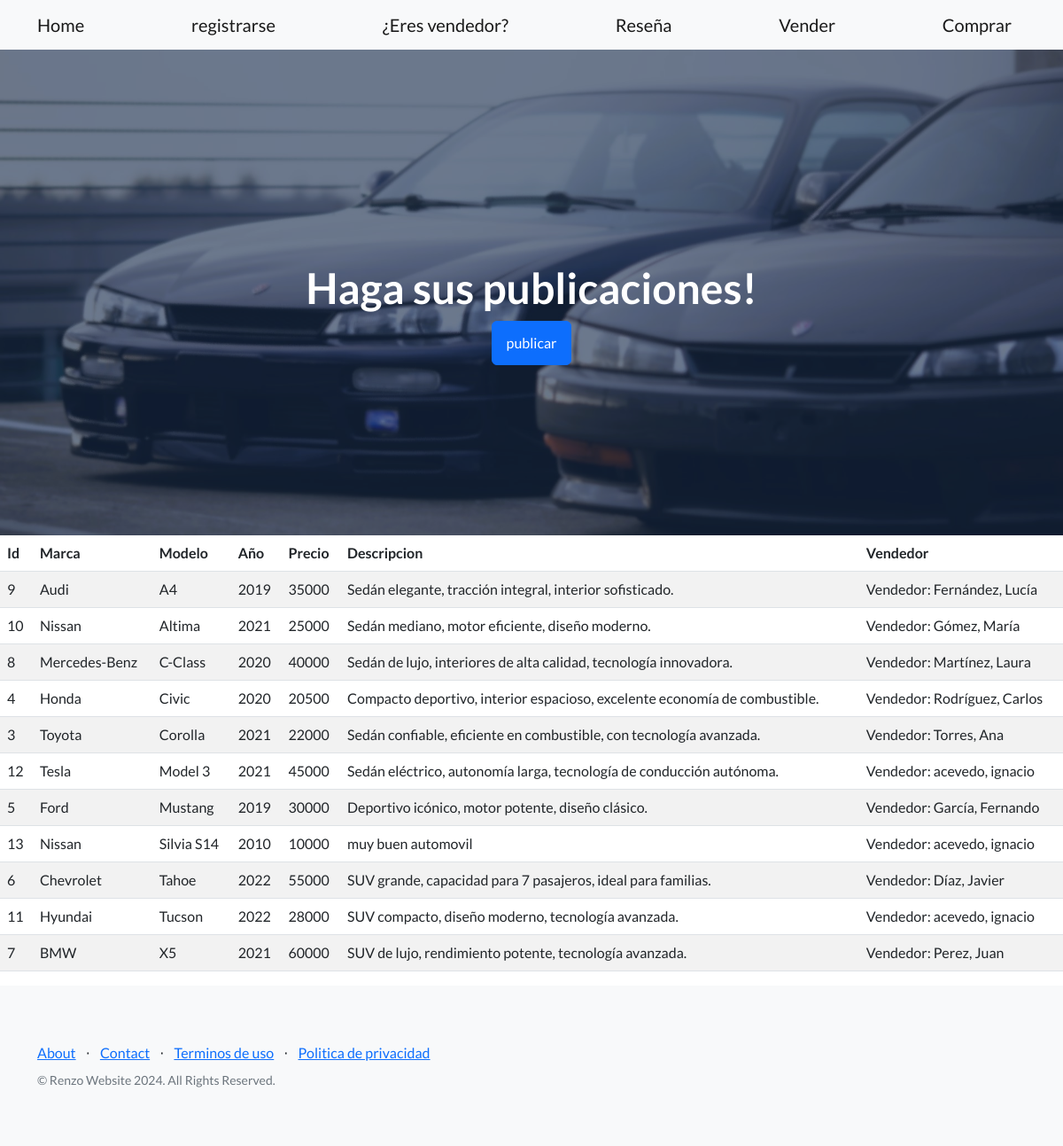
/vender/, run on the app's committed database.
### entidades/models.py (models this page shows, shortened)
class Automovil(models.Model):
    marca = models.CharField(max_length=100)
    modelo = models.CharField(max_length=100)
    año = models.IntegerField()
    precio = models.CharField(max_length=50)
    descripcion = models.TextField()
    vendedor = models.ForeignKey(Vendedor, on_delete=models.CASCADE)
    class Meta:
        verbose_name = "Automovil"
        verbose_name_plural = "Automoviles"
        ordering = ["modelo", "marca", "año"]

class Vendedor(models.Model):
    nombre = models.CharField(max_length=100)
    apellido = models.CharField(max_length=100)
    email = models.EmailField(max_length=100, unique=True)
    telefono = models.CharField(max_length=15)
    direccion = models.CharField(max_length=100)
    def __str__(self):
        return "Vendedor: {}, {}".format(self.apellido, self.nombre)
    class Meta:
        verbose_name = "Vendedor"
        verbose_name_plural = "Vendedores"
        ordering = ["nombre", "apellido"]

### entidades/views.py (the view)
# urls.py: path('vender/', vender, name="vender"),
def vender(request):
    contexto = {"Automovil": Automovil.objects.all()}
    return render(request, "entidades/vender.html", contexto)

### entidades/templates/entidades/vender.html
{% extends 'entidades/index.html' %}
{% block titulo %}
<h1 class="mt-5">Haga sus publicaciones!</h1>
<a class="btn btn-primary" href="{% url 'automovilForm' %}">publicar</a>
{% endblock titulo %}
{% block contenido %}
<table class="table table-striped">
    <thead>
        <tr>
            <th>Id</th>
            <th>Marca</th>
            <th>Modelo</th>
            <th>Año</th>
            <th>Precio</th>
            <th>Descripcion</th>
            <th>Vendedor</th>
        </tr>
    </thead>
    <tbody>
    {% for u in Automovil %}
        <tr>
            <td>{{ u.id }}</td>
            <td>{{ u.marca }}</td>
            <td>{{ u.modelo }}</td>
            <td>{{ u.año }}</td>
            <td>{{ u.precio }}</td>
            <td>{{ u.descripcion }}</td>
            <td>{{ u.vendedor }}</td>
        </tr>
    {% endfor %}
    </tbody>
</table>
{% endblock contenido %}

### data on the page
Automovil: id "9", marca "Audi", modelo "A4", año "2019", precio "35000", descripcion "Sedán elegante, tracción integral, interior sofisticado.", vendedor "Vendedor: Fernández, Lucía"
Automovil: id "10", marca "Nissan", modelo "Altima", año "2021", precio "25000", descripcion "Sedán mediano, motor eficiente, diseño moderno.", vendedor "Vendedor: Gómez, María"
Automovil: id "8", marca "Mercedes-Benz", modelo "C-Class", año "2020", precio "40000", descripcion "Sedán de lujo, interiores de alta calidad, tecnología innovadora.", vendedor "Vendedor: Martínez, Laura"
Automovil: id "4", marca "Honda", modelo "Civic", año "2020", precio "20500", descripcion "Compacto deportivo, interior espacioso, excelente economía de combustible.", vendedor "Vendedor: Rodríguez, Carlos"
Automovil: id "3", marca "Toyota", modelo "Corolla", año "2021", precio "22000", descripcion "Sedán confiable, eficiente en combustible, con tecnología avanzada.", vendedor "Vendedor: Torres, Ana"
Automovil: id "12", marca "Tesla", modelo "Model 3", año "2021", precio "45000", descripcion "Sedán eléctrico, autonomía larga, tecnología de conducción autónoma.", vendedor "Vendedor: acevedo, ignacio"
Automovil: id "5", marca "Ford", modelo "Mustang", año "2019", precio "30000", descripcion "Deportivo icónico, motor potente, diseño clásico.", vendedor "Vendedor: García, Fernando"
Automovil: id "13", marca "Nissan", modelo "Silvia S14", año "2010", precio "10000", descripcion "muy buen automovil", vendedor "Vendedor: acevedo, ignacio"
Automovil: id "6", marca "Chevrolet", modelo "Tahoe", año "2022", precio "55000", descripcion "SUV grande, capacidad para 7 pasajeros, ideal para familias.", vendedor "Vendedor: Díaz, Javier"
Automovil: id "11", marca "Hyundai", modelo "Tucson", año "2022", precio "28000", descripcion "SUV compacto, diseño moderno, tecnología avanzada.", vendedor "Vendedor: acevedo, ignacio"
Automovil: id "7", marca "BMW", modelo "X5", año "2021", precio "60000", descripcion "SUV de lujo, rendimiento potente, tecnología avanzada.", vendedor "Vendedor: Perez, Juan"
